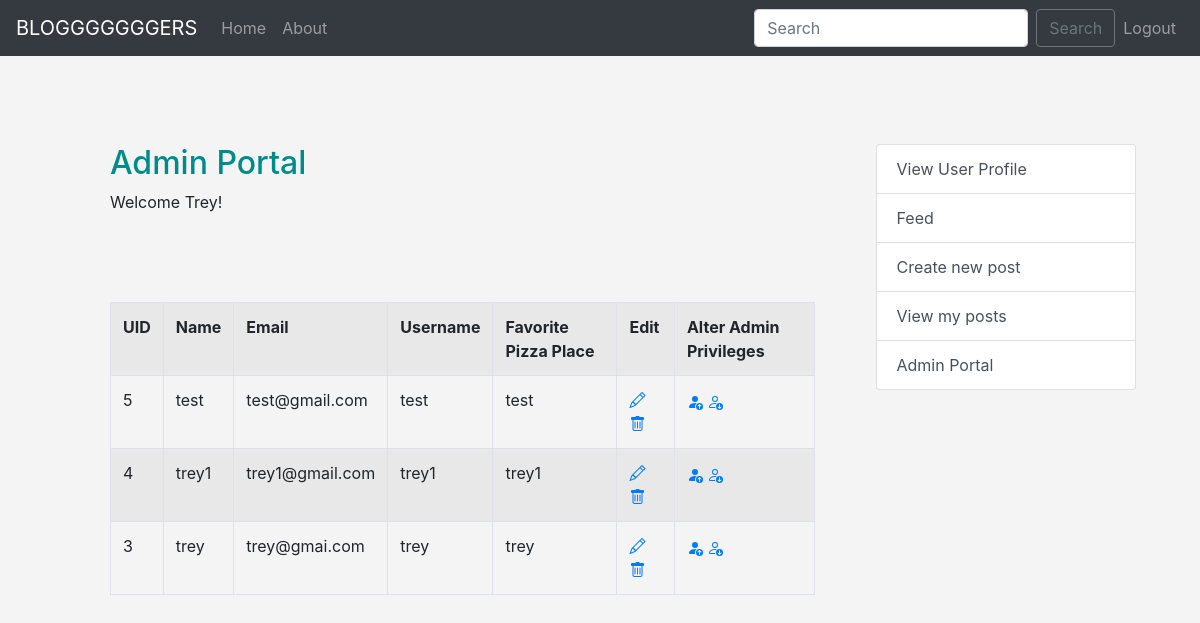
/admin (signed in), run on the app's committed database.
### app/models.py (models this page shows, shortened)
class Users(db.Model, UserMixin):
    id = db.Column(db.Integer, primary_key=True)
    username = db.Column(db.String(20), nullable=False, unique=True)
    name = db.Column(db.String(200), nullable=False)
    email = db.Column(db.String(200), nullable=False, unique=True)
    favorite_pizza_place = db.Column(db.String(200), default="You")
    date_added = db.Column(db.DateTime, default=datetime.now(timezone.utc))
    profile_pic = db.Column(db.String(), nullable=True)
    is_admin = db.Column(db.Boolean, nullable=False, default=False)
    password_hash = db.Column(db.String(128))
    posts = db.relationship('Posts', backref='poster')
    @property
    def password(self):
        raise AttributeError("password is not a readable attribute")

### app/blueprints/general.py (the view)
@general_bp.route('/admin')
@login_required
def admin():
    our_users = Users.query.order_by(Users.date_added.desc())
    """Directs to admin page"""
    if current_user.is_admin:
        return render_template("admin.html", our_users=our_users)
    else:
        flash("You do not have admin privileges")
        return redirect(url_for('general.dashboard'))

### app/forms.py
class SearchForm(FlaskForm):
    searched = StringField("Searched", validators=[DataRequired()])
    submit = SubmitField("Submit")

### app/blueprints/general.py (called while the page is built)
@login_manager.user_loader
def load_user(user_id):
    return Users.query.get(int(user_id))

@general_bp.app_context_processor
def base():
    form = SearchForm()
    return dict(form=form)

### app/templates/admin.html (shortened to what this page needs)
{% extends 'base.html' %}
{% block content %}
<h1>Admin Portal</h1>
<p>Welcome {{current_user.name | title}}!</p>
 <table class="table table-hover table-bordered table-striped">
    <tr>
    <th>UID</th>
    <th>Name </th>
    <th>Email</th>
    <th>Username</th>
    <th>Favorite Pizza Place</th>
    <th>Edit</th>
    <th>Alter Admin Privileges</th>
  </tr>
    {% for our_user in our_users %}
    <br>
    <tr>
        <td> {{our_user.id}} </td>
       <td> {{ our_user.name }} </td>
    <td>{{our_user.email}} </td>
    <td>{{our_user.username}} </td>
    <td>{{our_user.favorite_pizza_place}}</td>
       <td>
        <a href="{{url_for('users.update', id=our_user.id)}}"><i class="bi bi-pencil"></i></a>
        <a href="{{url_for('users.delete', id=our_user.id)}}"><i class="bi bi-trash"></i></a>
    </td>
    <td>
        <a href="{{url_for('users.alter_admin',id=our_user.id, setAdmin=True)}}">
        </a>
        <a href="{{url_for('users.alter_admin',id=our_user.id, setAdmin=False)}}">
        </a>
    </td>
    </tr>
    {%endfor%}
    </table>
{% endblock %}

### app/static/css/styles.css (style rules this page uses)
h1 { color: darkcyan; font-size: 2em; }
body { background: #f4f4f4; }

### data on the page
Users: name "Trey", id "3", name "trey", email "trey@gmai.com", username "trey", favorite_pizza_place "trey"
Users: id "5", name "test", email "test@gmail.com", username "test", favorite_pizza_place "test"
Users: id "4", name "trey1", email "trey1@gmail.com", username "trey1", favorite_pizza_place "trey1"
